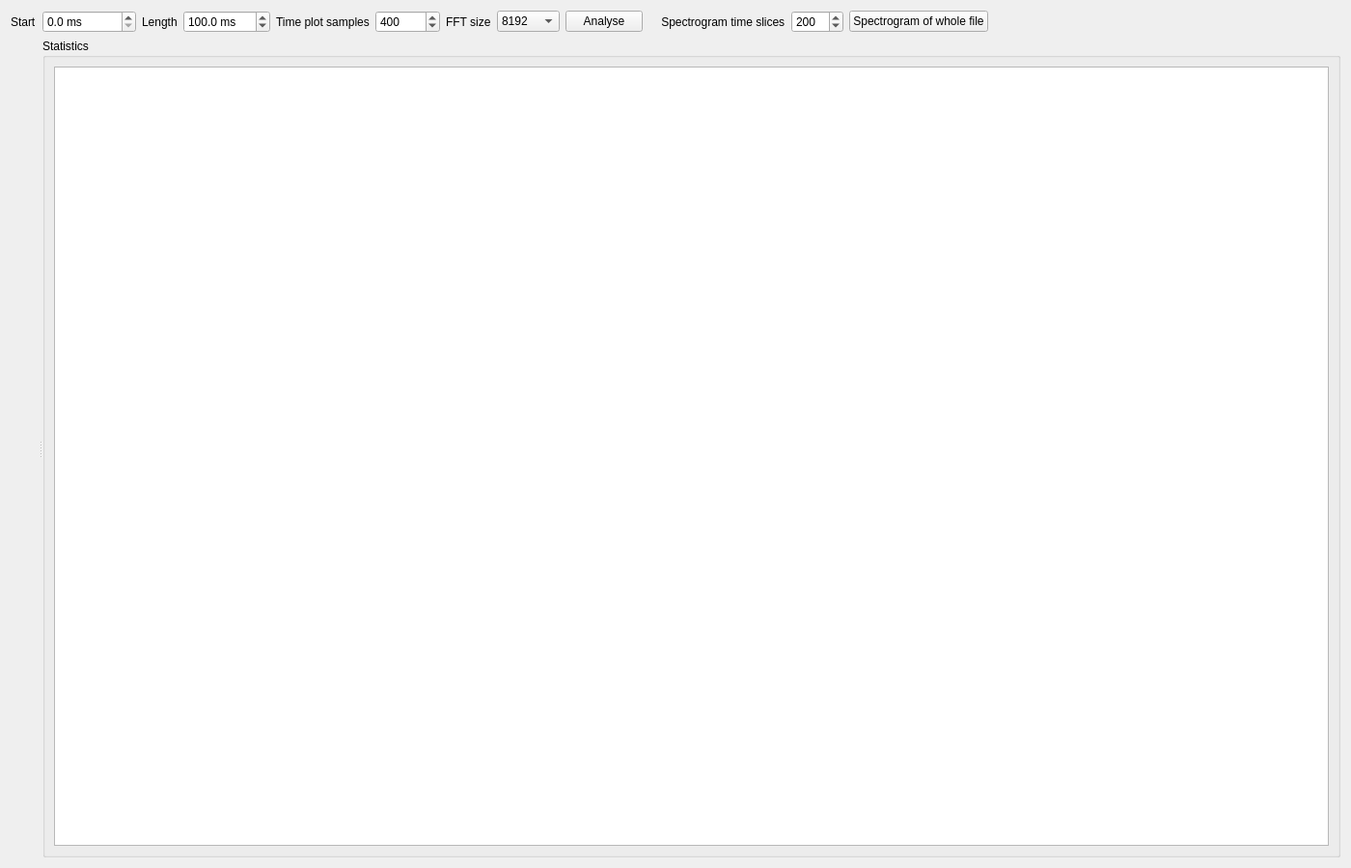
<?xml version="1.0" encoding="UTF-8"?>
<ui version="4.0">
 <class>RawSignalPage</class>
 <widget class="QWidget" name="RawSignalPage">
  <property name="geometry">
   <rect><x>0</x><y>0</y><width>1400</width><height>900</height></rect>
  </property>
  <layout class="QVBoxLayout" name="mainLayout">
   <item>
    <layout class="QHBoxLayout" name="controlsLayout">
     <item><widget class="QLabel" name="startLabel"><property name="text"><string>Start</string></property></widget></item>
     <item>
      <widget class="QDoubleSpinBox" name="startSpin">
       <property name="suffix"><string> ms</string></property>
       <property name="decimals"><number>1</number></property>
       <property name="maximum"><double>10000000.000000000000000</double></property>
      </widget>
     </item>
     <item><widget class="QLabel" name="lengthLabel"><property name="text"><string>Length</string></property></widget></item>
     <item>
      <widget class="QDoubleSpinBox" name="lengthSpin">
       <property name="suffix"><string> ms</string></property>
       <property name="decimals"><number>1</number></property>
       <property name="minimum"><double>1.000000000000000</double></property>
       <property name="maximum"><double>60000.000000000000000</double></property>
       <property name="value"><double>100.000000000000000</double></property>
      </widget>
     </item>
     <item><widget class="QLabel" name="samplesLabel"><property name="text"><string>Time plot samples</string></property></widget></item>
     <item>
      <widget class="QSpinBox" name="samplesSpin">
       <property name="minimum"><number>16</number></property>
       <property name="maximum"><number>1000000</number></property>
       <property name="value"><number>400</number></property>
      </widget>
     </item>
     <item><widget class="QLabel" name="fftLabel"><property name="text"><string>FFT size</string></property></widget></item>
     <item>
      <widget class="QComboBox" name="fftCombo">
       <property name="currentIndex"><number>4</number></property>
       <item><property name="text"><string>512</string></property></item>
       <item><property name="text"><string>1024</string></property></item>
       <item><property name="text"><string>2048</string></property></item>
       <item><property name="text"><string>4096</string></property></item>
       <item><property name="text"><string>8192</string></property></item>
       <item><property name="text"><string>16384</string></property></item>
       <item><property name="text"><string>32768</string></property></item>
       <item><property name="text"><string>65536</string></property></item>
      </widget>
     </item>
     <item><widget class="QPushButton" name="analyseButton"><property name="text"><string>Analyse</string></property></widget></item>
     <item><widget class="QLabel" name="slicesLabel"><property name="text"><string>    Spectrogram time slices</string></property></widget></item>
     <item>
      <widget class="QSpinBox" name="slicesSpin">
       <property name="minimum"><number>10</number></property>
       <property name="maximum"><number>2000</number></property>
       <property name="value"><number>200</number></property>
      </widget>
     </item>
     <item><widget class="QPushButton" name="wholeFileButton"><property name="text"><string>Spectrogram of whole file</string></property></widget></item>
     <item>
      <spacer name="controlsSpacer">
       <property name="orientation"><enum>Qt::Horizontal</enum></property>
       <property name="sizeHint" stdset="0"><size><width>40</width><height>20</height></size></property>
      </spacer>
     </item>
    </layout>
   </item>
   <item>
    <widget class="QSplitter" name="splitter">
     <property name="orientation"><enum>Qt::Horizontal</enum></property>
     <widget class="QWidget" name="plotsWidget">
      <layout class="QGridLayout" name="plotsGrid">
       <item row="0" column="0">
        <widget class="gui::PlotWidget" name="timePlot" native="true">
         <property name="title" stdset="0"><string>Raw samples (time domain)</string></property>
         <property name="xLabel" stdset="0"><string>Time (us)</string></property>
         <property name="yLabel" stdset="0"><string>Sample value</string></property>
        </widget>
       </item>
       <item row="0" column="1">
        <widget class="gui::PlotWidget" name="histPlot" native="true">
         <property name="title" stdset="0"><string>Sample value histogram (ADC level usage)</string></property>
         <property name="xLabel" stdset="0"><string>Sample value</string></property>
         <property name="yLabel" stdset="0"><string>Probability</string></property>
        </widget>
       </item>
       <item row="1" column="0">
        <widget class="gui::PlotWidget" name="psdPlot" native="true">
         <property name="title" stdset="0"><string>Power spectral density (Welch, Hann window, 50% overlap)</string></property>
         <property name="xLabel" stdset="0"><string>Frequency (MHz)</string></property>
         <property name="yLabel" stdset="0"><string>PSD (dB/Hz)</string></property>
        </widget>
       </item>
       <item row="1" column="1">
        <widget class="gui::PlotWidget" name="specPlot" native="true">
         <property name="title" stdset="0"><string>Spectrogram</string></property>
         <property name="xLabel" stdset="0"><string>Frequency (MHz)</string></property>
         <property name="yLabel" stdset="0"><string>Time (s)</string></property>
        </widget>
       </item>
      </layout>
     </widget>
     <widget class="QGroupBox" name="statsGroup">
      <property name="minimumSize"><size><width>420</width><height>0</height></size></property>
      <property name="title"><string>Statistics</string></property>
      <layout class="QVBoxLayout" name="statsLayout">
       <item><widget class="gui::DataTable" name="statsTable"/></item>
      </layout>
     </widget>
    </widget>
   </item>
  </layout>
 </widget>
 <customwidgets>
  <customwidget>
   <class>gui::PlotWidget</class>
   <extends>QWidget</extends>
   <header>gui/PlotWidget.h</header>
   <container>1</container>
  </customwidget>
  <customwidget>
   <class>gui::DataTable</class>
   <extends>QTableWidget</extends>
   <header>gui/DataTable.h</header>
  </customwidget>
 </customwidgets>
 <resources/>
 <connections/>
</ui>
